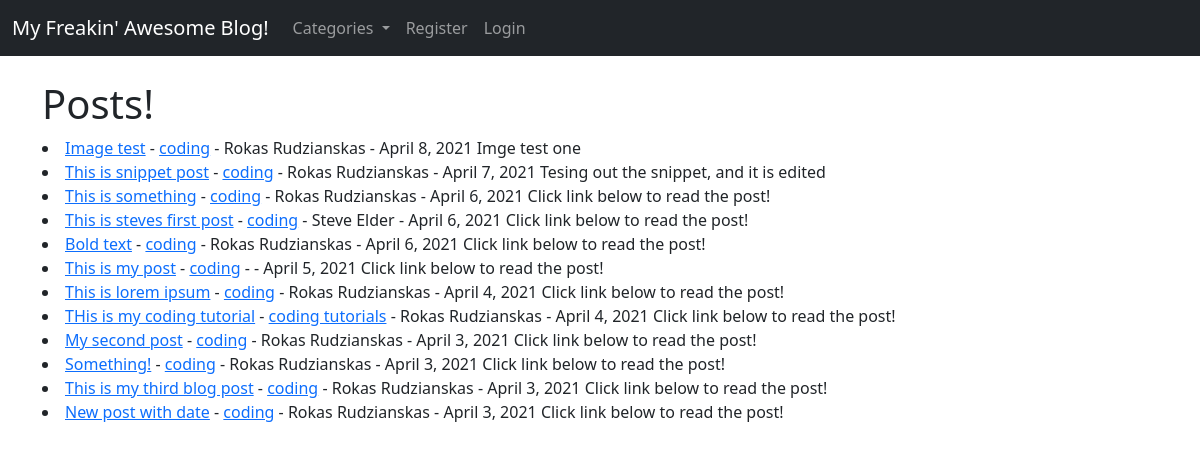
The page / on the database its author committed.
### theblog/models.py (models this page shows, shortened)
class Post(models.Model):
    title = models.CharField(max_length=255)
    header_image = models.ImageField(null=True, blank=True, upload_to="images/")
    title_tag = models.CharField(max_length=255)
    author = models.ForeignKey(User, on_delete=models.CASCADE)
    body = RichTextField(blank=True, null=True)
    post_date = models.DateField(auto_now_add=True)
    category = models.CharField(max_length=255, default='coding')
    snippet = models.CharField(max_length=255)
    likes = models.ManyToManyField(User, related_name='blog_posts')

### theblog/views.py (the view)
# urls.py: path('', HomeView.as_view(), name="home"),
class HomeView(ListView):
    model = Post
    template_name = 'home.html'
    ordering = ['-post_date']
    def get_context_data(self, *args, **kwargs):
        cat_menu = Category.objects.all()
        context = super(HomeView, self).get_context_data(*args, **kwargs)
        context["cat_menu"] = cat_menu
        return context

### theblog/models.py (called while the page is built)
    def __str__(self):
        return self.name

### theblog/templates/home.html (shortened to what this page needs)
{% extends 'base.html' %}
    {% block content %}
<h1>Posts!</h1>
    {% for post in object_list %}
   <li><a href="{% url 'article-detail' post.pk%}" >{{post.title}}</a> - <a href="{% url 'category' post.category|slugify %}">{{ post.category }}</a>
       - {{post.author.first_name}}
          {{post.author.last_name}} - {{ post.post_date }}
                {{ post.snippet }}
   </li>
{% endfor %}
    {% endblock %}

### rows shown on the page
Post: title "Image test", category "coding", author.first_name "Rokas", author.last_name "Rudzianskas", post_date "April 8, 2021", snippet "Imge test one"
Post: title "This is snippet post", category "coding", author.first_name "Rokas", author.last_name "Rudzianskas", post_date "April 7, 2021", snippet "Tesing out the snippet, and it is edited"
Post: title "This is something", category "coding", author.first_name "Rokas", author.last_name "Rudzianskas", post_date "April 6, 2021", snippet "Click link below to read the post!"
Post: title "This is steves first post", category "coding", author.first_name "Steve", author.last_name "Elder", post_date "April 6, 2021", snippet "Click link below to read the post!"
Post: title "Bold text", category "coding", author.first_name "Rokas", author.last_name "Rudzianskas", post_date "April 6, 2021", snippet "Click link below to read the post!"
Post: title "This is my post", category "coding", post_date "April 5, 2021", snippet "Click link below to read the post!"
Post: title "This is lorem ipsum", category "coding", author.first_name "Rokas", author.last_name "Rudzianskas", post_date "April 4, 2021", snippet "Click link below to read the post!"
Post: title "THis is my coding tutorial", category "coding tutorials", author.first_name "Rokas", author.last_name "Rudzianskas", post_date "April 4, 2021", snippet "Click link below to read the post!"
Post: title "My second post", category "coding", author.first_name "Rokas", author.last_name "Rudzianskas", post_date "April 3, 2021", snippet "Click link below to read the post!"
Post: title "Something!", category "coding", author.first_name "Rokas", author.last_name "Rudzianskas", post_date "April 3, 2021", snippet "Click link below to read the post!"
Post: title "This is my third blog post", category "coding", author.first_name "Rokas", author.last_name "Rudzianskas", post_date "April 3, 2021", snippet "Click link below to read the post!"
Post: title "New post with date", category "coding", author.first_name "Rokas", author.last_name "Rudzianskas", post_date "April 3, 2021", snippet "Click link below to read the post!"
